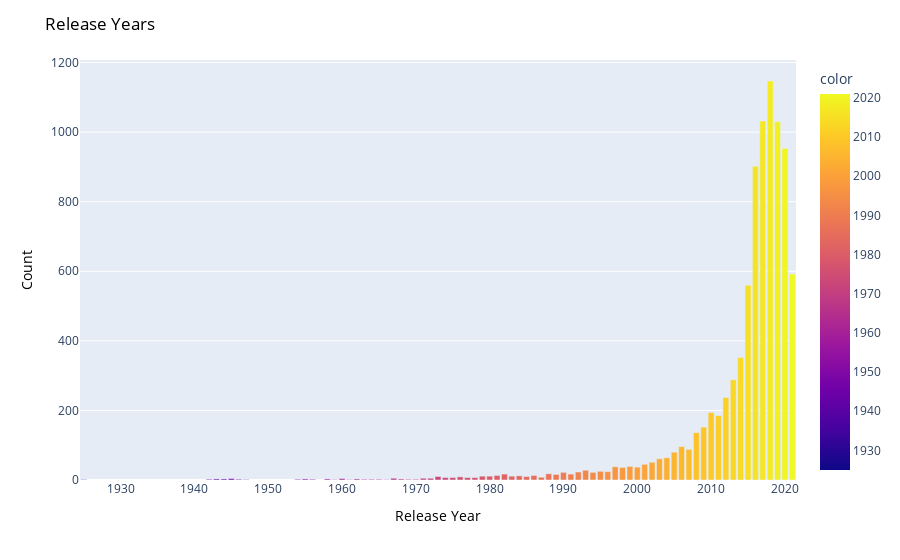

The cell this chart's notebook holds for it:
### Markdown cell above
**Releas Year**

### Code cell
fig = px.bar(x=n_data["release_year"].value_counts().index, 
             y=n_data["release_year"].value_counts().values, 
             color=n_data["release_year"].value_counts().index)

# Update layout with customized title, axis labels, and background colors

fig.update_layout(
    title={
        'text': "Release Years",
        'font': {'color': 'black'}
    },
    xaxis_title={
        'text': "Release Year",
        'font': {'color': 'black'}
    },
    yaxis_title={
        'text': "Count",
        'font': {'color': 'black'}
    },
          
)

### Figure 1 — Plotly figure (JSON) as saved in the notebook; plotly's stock layout.template omitted (floating-point values rounded to 4 significant figures)
{"data": [{"alignmentgroup": "True", "hovertemplate": "x=%{x}<br>y=%{y}<br>color=%{marker.color}<extra></extra>", "legendgroup": "", "marker": {"color": [2018, 2017, 2019, 2020, 2016, 2021, 2015, 2014, 2013, 2012, 2010, 2011, 2009, 2008, 2006, 2007, 2005, 2004, 2003, 2002, 2001, 1999, 1997, 2000, 1998, 1993, 1995, 1996, 1992, 1994, 1990, 1988, 1991, 1982, 1989, 1986, 1981, 1984, 1980, 1979, 1983, 1985, 1973, 1976, 1987, 1978, 1977, 1975, 1974, 1971, 1972, 1967, 1945, 1960, 1944, 1958, 1962, 1943, 1968, 1955, 1965, 1963, 1954, 1956, 1964, 1970, 1942, 1946, 1969, 1961, 1925, 1959, 1966, 1947], "coloraxis": "coloraxis", "pattern": {"shape": ""}}, "name": "", "offsetgroup": "", "orientation": "v", "showlegend": false, "textposition": "auto", "type": "bar", "x": [2018, 2017, 2019, 2020, 2016, 2021, 2015, 2014, 2013, 2012, 2010, 2011, 2009, 2008, 2006, 2007, 2005, 2004, 2003, 2002, 2001, 1999, 1997, 2000, 1998, 1993, 1995, 1996, 1992, 1994, 1990, 1988, 1991, 1982, 1989, 1986, 1981, 1984, 1980, 1979, 1983, 1985, 1973, 1976, 1987, 1978, 1977, 1975, 1974, 1971, 1972, 1967, 1945, 1960, 1944, 1958, 1962, 1943, 1968, 1955, 1965, 1963, 1954, 1956, 1964, 1970, 1942, 1946, 1969, 1961, 1925, 1959, 1966, 1947], "xaxis": "x", "y": [1147, 1032, 1030, 953, 902, 592, 560, 352, 288, 237, 194, 185, 152, 136, 96, 88, 80, 64, 61, 51, 45, 39, 38, 37, 36, 28, 25, 24, 23, 22, 22, 18, 17, 17, 16, 13, 13, 12, 11, 11, 11, 10, 10, 9, 8, 7, 7, 7, 7, 5, 5, 5, 4, 4, 3, 3, 3, 3, 3, 3, 2, 2, 2, 2, 2, 2, 2, 2, 2, 1, 1, 1, 1, 1], "yaxis": "y"}], "layout": {"barmode": "relative", "coloraxis": {"colorbar": {"title": {"text": "color"}}, "colorscale": [[0, "#0d0887"], [0.1111, "#46039f"], [0.2222, "#7201a8"], [0.3333, "#9c179e"], [0.4444, "#bd3786"], [0.5556, "#d8576b"], [0.6667, "#ed7953"], [0.7778, "#fb9f3a"], [0.8889, "#fdca26"], [1, "#f0f921"]]}, "legend": {"tracegroupgap": 0}, "margin": {"t": 60}, "title": {"font": {"color": "black"}, "text": "Release Years"}, "xaxis": {"anchor": "y", "domain": [0, 1], "title": {"font": {"color": "black"}, "text": "Release Year"}}, "yaxis": {"anchor": "x", "domain": [0, 1], "title": {"font": {"color": "black"}, "text": "Count"}}}}
